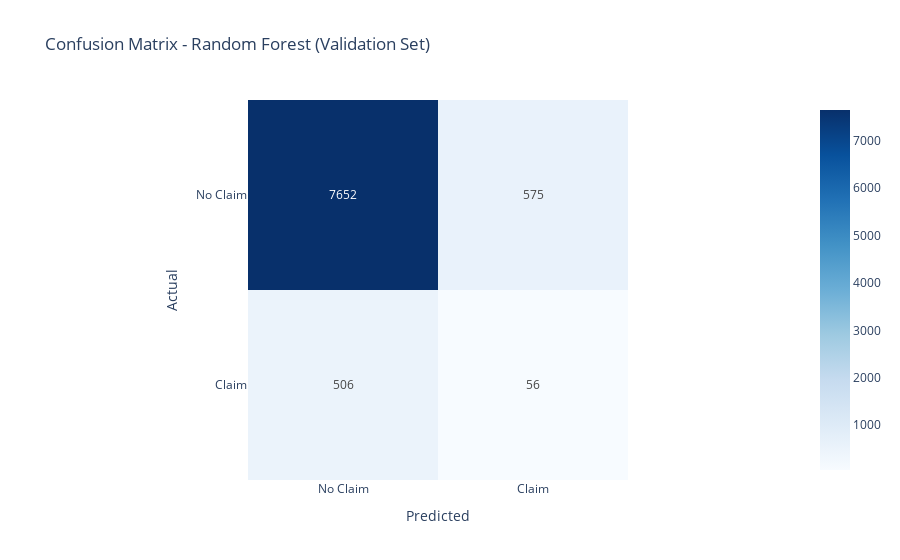
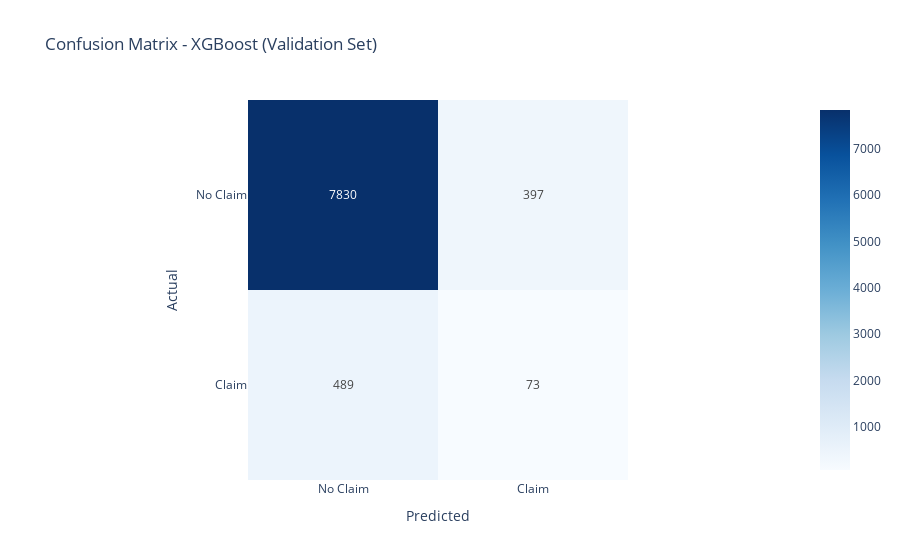
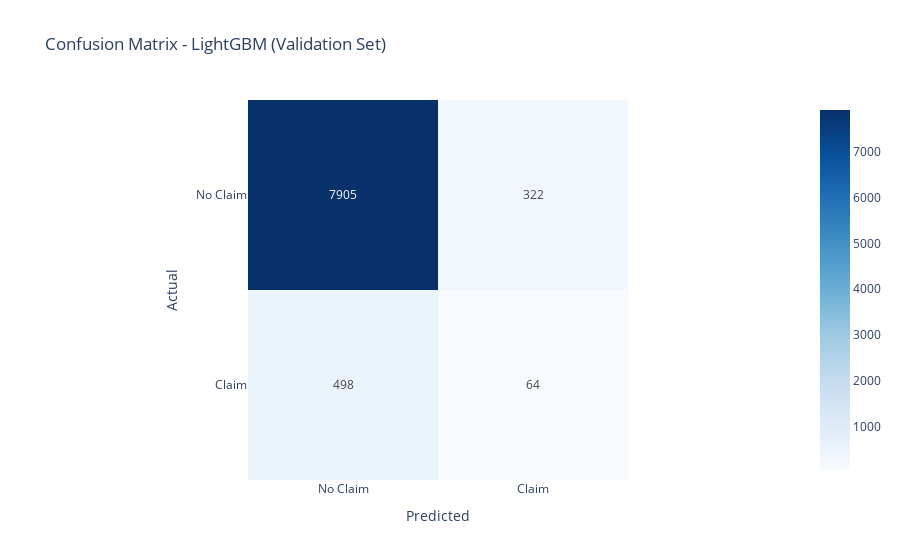

The cell these charts' notebook holds for them, in order:
### Markdown cell above
### Now,

- Training the Advanced models
    - Random Forest
    - XGBoost
    - LightGBM

### Code cell
# Random Forest
rf = RandomForestClassifier(
    n_estimators=200,
    # class_weight='balanced',
    random_state=SEED,
    n_jobs=-1
)


# XGBoost
xgb = XGBClassifier(
    n_estimators=300,
    learning_rate=0.05,
    max_depth=5,
    subsample=0.8,
    colsample_bytree=0.8,
    random_state=SEED,
    # scale_pos_weight=(y_train.value_counts()[0] / y_train.value_counts()[1]),
    n_jobs=-1,
    eval_metric='logloss'
)


# LightGBM
lgb = LGBMClassifier(
    n_estimators=300,
    learning_rate=0.05,
    max_depth=5,
    subsample=0.8,
    colsample_bytree=0.8,
    random_state=SEED,
    # class_weight='balanced',
    n_jobs=-1,
    verbose = -1
)


#Displaying results
train_evaluate_model("Random Forest",rf)
train_evaluate_model("XGBoost",xgb)
train_evaluate_model("LightGBM",lgb)

### Figure 1 — Plotly figure (JSON) as saved in the notebook; plotly's stock layout.template omitted (floating-point values rounded to 4 significant figures)
{"data": [{"coloraxis": "coloraxis", "hovertemplate": "Predicted: %{x}<br>Actual: %{y}<br>color: %{z}<extra></extra>", "name": "0", "texttemplate": "%{z}", "type": "heatmap", "x": ["No Claim", "Claim"], "xaxis": "x", "y": ["No Claim", "Claim"], "yaxis": "y", "z": [[7652, 575], [506, 56]]}], "layout": {"coloraxis": {"colorscale": [[0, "rgb(247,251,255)"], [0.125, "rgb(222,235,247)"], [0.25, "rgb(198,219,239)"], [0.375, "rgb(158,202,225)"], [0.5, "rgb(107,174,214)"], [0.625, "rgb(66,146,198)"], [0.75, "rgb(33,113,181)"], [0.875, "rgb(8,81,156)"], [1, "rgb(8,48,107)"]]}, "title": {"text": "Confusion Matrix - Random Forest (Validation Set)"}, "xaxis": {"anchor": "y", "constrain": "domain", "domain": [0, 1], "scaleanchor": "y", "side": "bottom", "title": {"text": "Predicted"}}, "yaxis": {"anchor": "x", "autorange": "reversed", "constrain": "domain", "domain": [0, 1], "title": {"text": "Actual"}}}}

### Figure 2 — Plotly figure (JSON) as saved in the notebook; plotly's stock layout.template omitted (floating-point values rounded to 4 significant figures)
{"data": [{"coloraxis": "coloraxis", "hovertemplate": "Predicted: %{x}<br>Actual: %{y}<br>color: %{z}<extra></extra>", "name": "0", "texttemplate": "%{z}", "type": "heatmap", "x": ["No Claim", "Claim"], "xaxis": "x", "y": ["No Claim", "Claim"], "yaxis": "y", "z": [[7830, 397], [489, 73]]}], "layout": {"coloraxis": {"colorscale": [[0, "rgb(247,251,255)"], [0.125, "rgb(222,235,247)"], [0.25, "rgb(198,219,239)"], [0.375, "rgb(158,202,225)"], [0.5, "rgb(107,174,214)"], [0.625, "rgb(66,146,198)"], [0.75, "rgb(33,113,181)"], [0.875, "rgb(8,81,156)"], [1, "rgb(8,48,107)"]]}, "title": {"text": "Confusion Matrix - XGBoost (Validation Set)"}, "xaxis": {"anchor": "y", "constrain": "domain", "domain": [0, 1], "scaleanchor": "y", "side": "bottom", "title": {"text": "Predicted"}}, "yaxis": {"anchor": "x", "autorange": "reversed", "constrain": "domain", "domain": [0, 1], "title": {"text": "Actual"}}}}

### Figure 3 — Plotly figure (JSON) as saved in the notebook; plotly's stock layout.template omitted (floating-point values rounded to 4 significant figures)
{"data": [{"coloraxis": "coloraxis", "hovertemplate": "Predicted: %{x}<br>Actual: %{y}<br>color: %{z}<extra></extra>", "name": "0", "texttemplate": "%{z}", "type": "heatmap", "x": ["No Claim", "Claim"], "xaxis": "x", "y": ["No Claim", "Claim"], "yaxis": "y", "z": [[7905, 322], [498, 64]]}], "layout": {"coloraxis": {"colorscale": [[0, "rgb(247,251,255)"], [0.125, "rgb(222,235,247)"], [0.25, "rgb(198,219,239)"], [0.375, "rgb(158,202,225)"], [0.5, "rgb(107,174,214)"], [0.625, "rgb(66,146,198)"], [0.75, "rgb(33,113,181)"], [0.875, "rgb(8,81,156)"], [1, "rgb(8,48,107)"]]}, "title": {"text": "Confusion Matrix - LightGBM (Validation Set)"}, "xaxis": {"anchor": "y", "constrain": "domain", "domain": [0, 1], "scaleanchor": "y", "side": "bottom", "title": {"text": "Predicted"}}, "yaxis": {"anchor": "x", "autorange": "reversed", "constrain": "domain", "domain": [0, 1], "title": {"text": "Actual"}}}}
